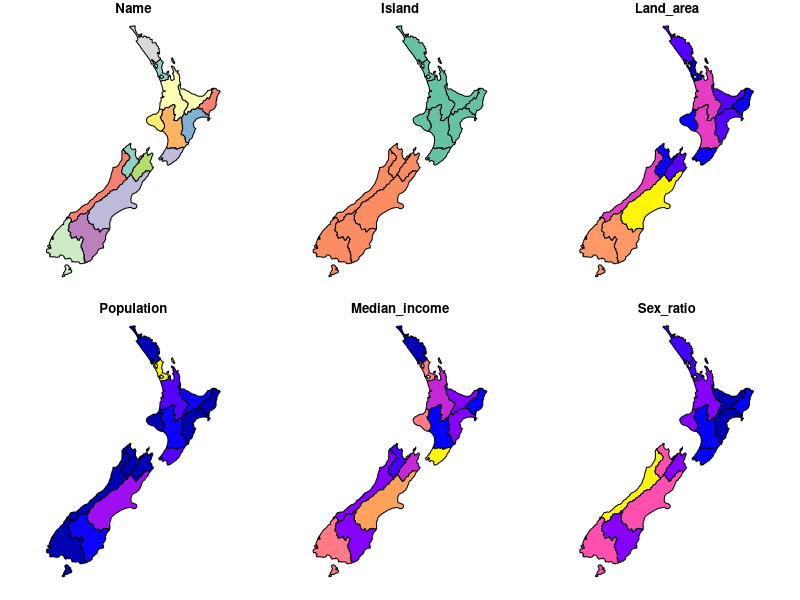
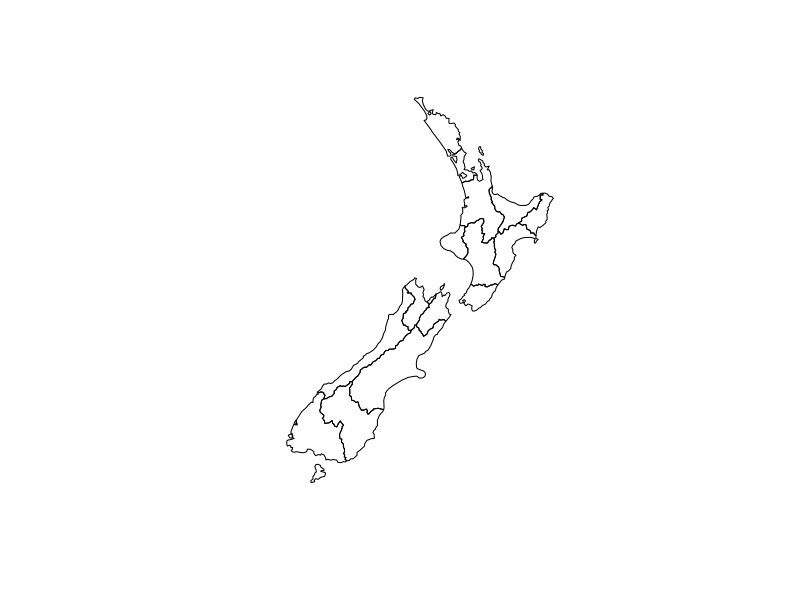
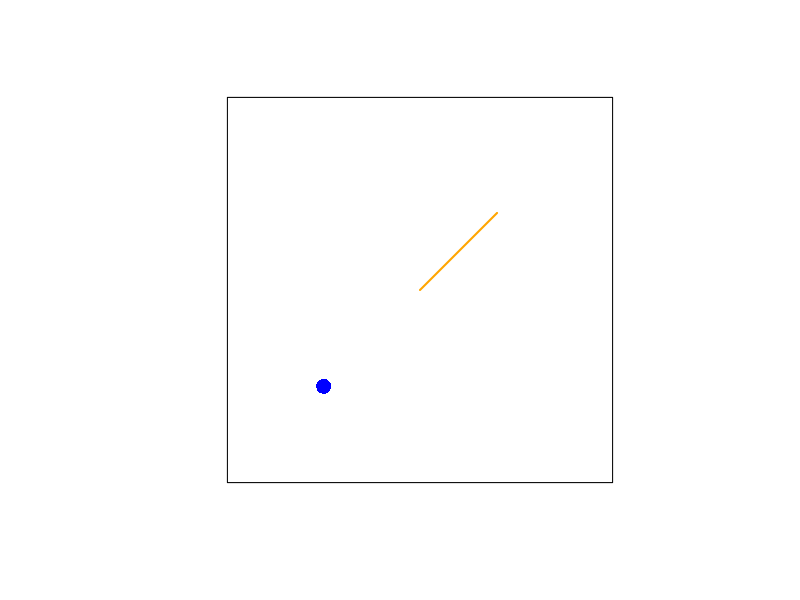
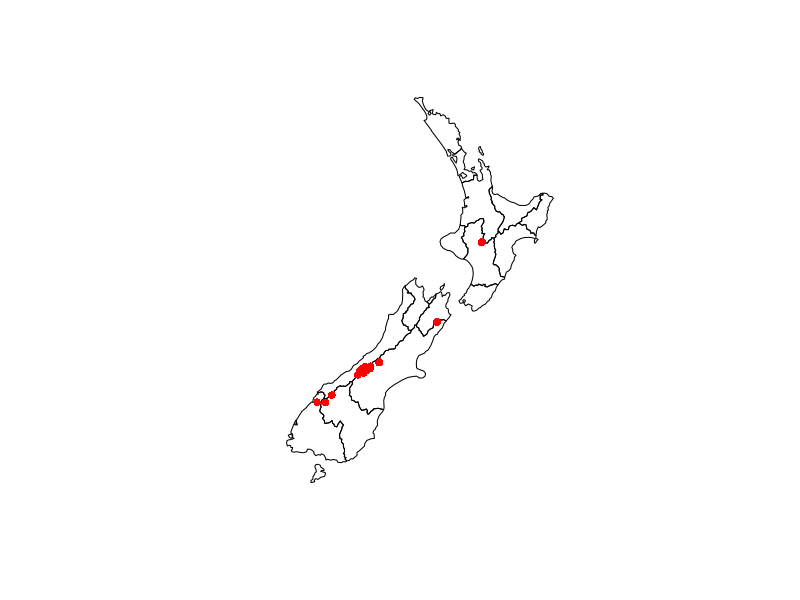
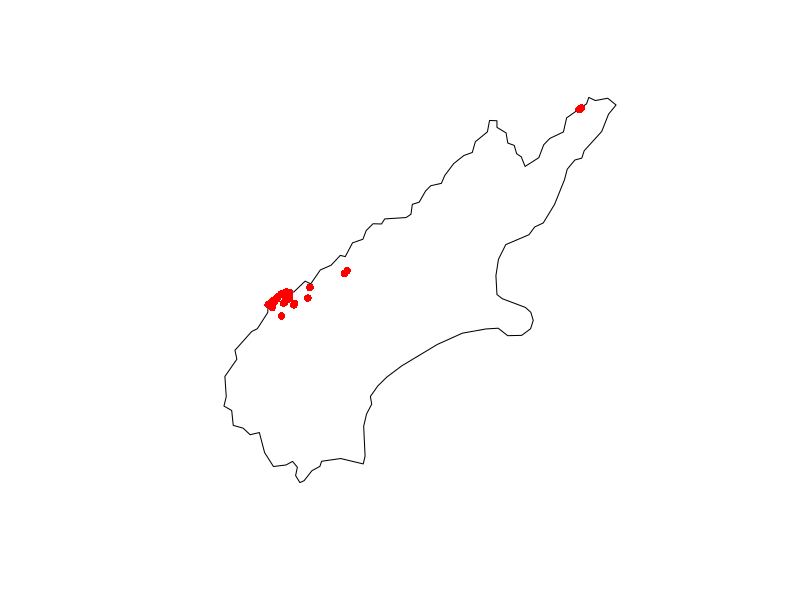
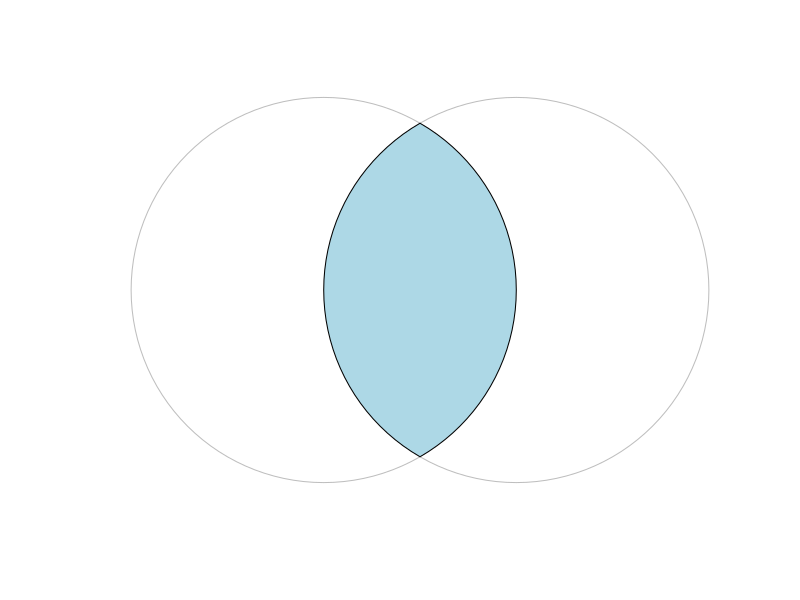
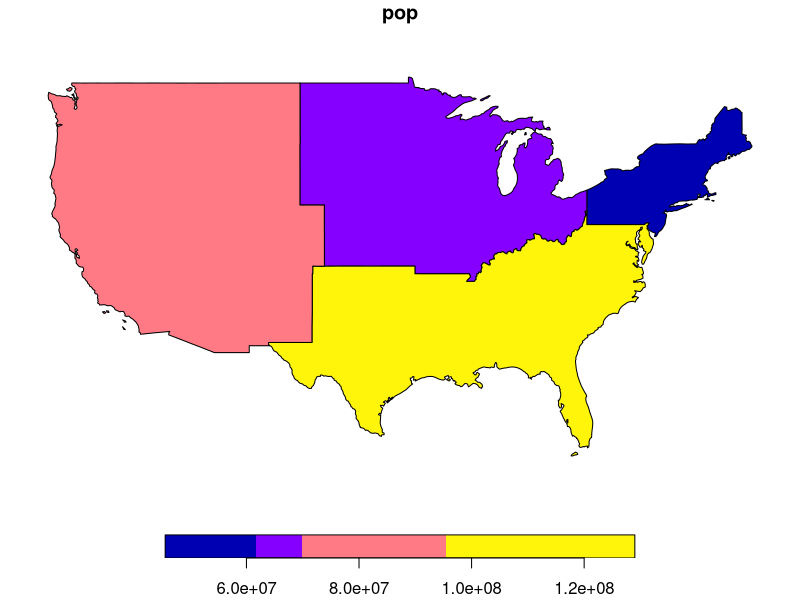

Here is the R script that generated these plots, in order:
## ---- chunk 1
library(sf)
library(spData) # example datasets: world, nz, nz_height, us_states
library(dplyr)
## ---- chunk 2
library(sf)
## ---- chunk 3
class(nz)
## ---- chunk 4
nz
## ---- chunk 5
#| fig-height: 4.5
plot(nz)
## ---- chunk 6
#| fig-height: 4.5
plot(st_geometry(nz))
## ---- chunk 7
select(nz, Name, Population) |> head(2)
## ---- chunk 8
#| fig-height: 3.8
# a point is a numeric vector
p <- st_point(c(1.25, 1.25))
# a line is a matrix of >= 2 points
l <- st_linestring(matrix(c(1.5, 1.5, 1.7, 1.7), ncol = 2, byrow = TRUE))
# a polygon is a list of matrices
mat <- matrix(c(1, 1, 1, 2, 2, 2, 2, 1, 1, 1), ncol = 2, byrow = TRUE)
poly <- st_polygon(list(mat))
plot(poly)
plot(p, pch = 16, col = "blue", cex = 2, add = TRUE)
plot(l, col = "orange", lwd = 2, add = TRUE)
## ---- chunk 9
lc <- st_geometry(nz) # the geometry list-column
class(lc)
## ---- chunk 10
class(lc[[1]]) # a single feature geometry
## ---- chunk 11
dim(nz)
## ---- chunk 12
# first 2 rows and first 2 columns
nz[1:2, 1:2]
## ---- chunk 13
nz |>
  filter(Island == "North") |>
  select(Name, Population) |>
  head(2)
## ---- chunk 14
#| fig-height: 4
plot(st_geometry(nz))
plot(st_geometry(nz_height), pch = 16, col = "red", add = TRUE)
## ---- chunk 15
#| fig-height: 3.8
canterbury <- nz |> filter(Name == "Canterbury")
# keep only the summits located inside Canterbury
canterbury_height <- nz_height[canterbury, ]
plot(st_geometry(canterbury))
plot(st_geometry(canterbury_height), pch = 16, col = "red", add = TRUE)
## ---- chunk 16
sel <- st_intersects(nz_height, canterbury, sparse = FALSE)
head(sel)
## ---- chunk 17
join <- st_join(nz_height, select(nz, Name))
join |>
  select(elevation, Name) |>
  head(2)
## ---- chunk 18
#| fig-height: 3.6
pts <- st_sfc(st_point(c(0, 1)), st_point(c(1, 1)))
circles <- st_buffer(pts, dist = 1)
x <- circles[1]
y <- circles[2]
plot(st_union(x, y), border = "grey")
plot(st_intersection(x, y), col = "lightblue", add = TRUE)
## ---- chunk 19
#| fig-height: 3.6
regions <- us_states |>
  group_by(REGION) |>
  summarise(pop = sum(total_pop_15, na.rm = TRUE))
plot(regions["pop"])
## ---- chunk 20
st_crs(nz)$Name
## ---- chunk 21
nz_wgs <- st_transform(nz, crs = 4326)
st_crs(nz_wgs)$Name
